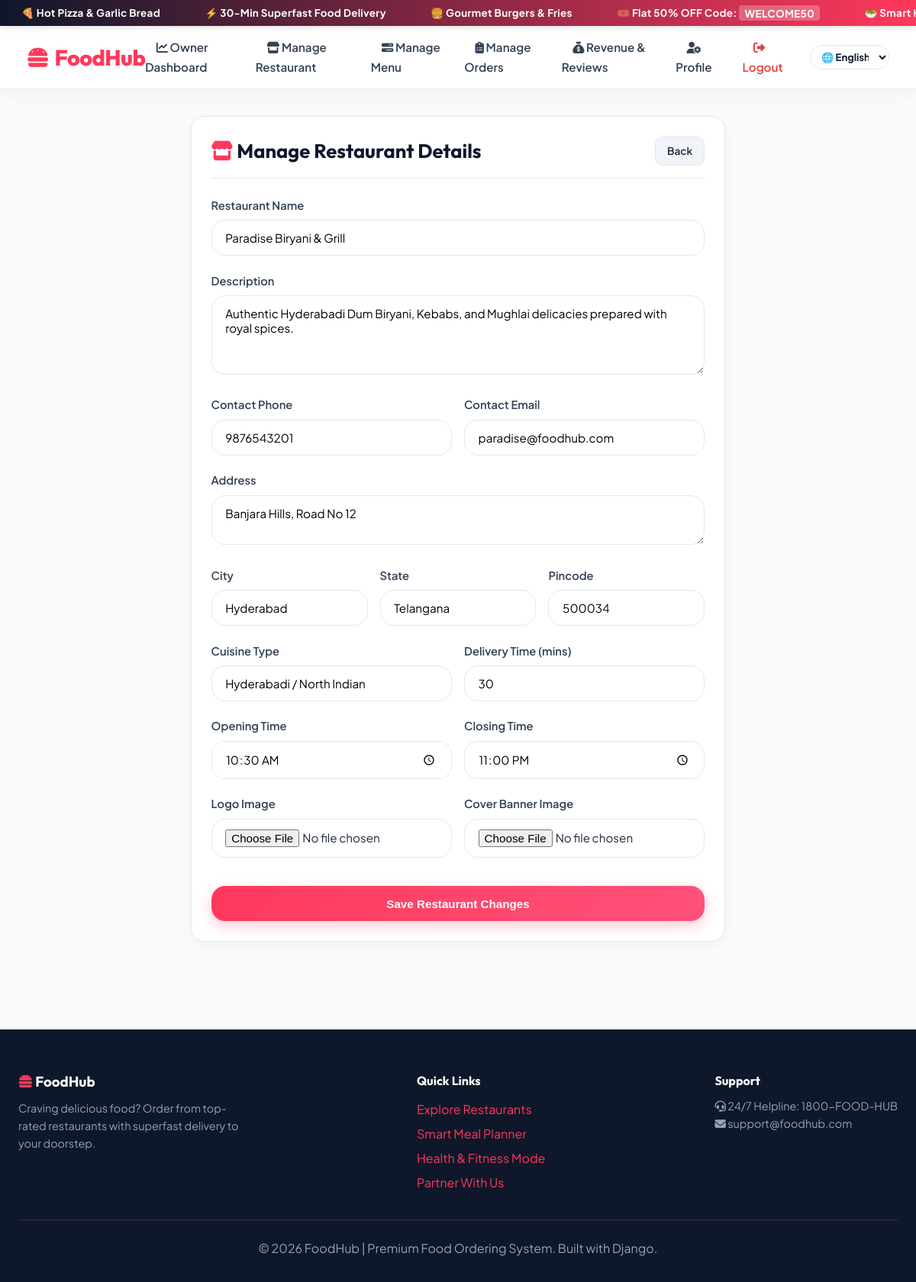
The app's page /restaurants/edit/ (signed in) with its own data.
### restaurants/models.py (models this page shows, shortened)
class Restaurant(models.Model):
    STATUS_CHOICES = [
        ("Pending", "Pending"),
        ("Approved", "Approved"),
        ("Rejected", "Rejected"),
    ]
    owner = models.ForeignKey(
        settings.AUTH_USER_MODEL,
        on_delete=models.CASCADE,
        related_name="restaurants"
    )
    restaurant_name = models.CharField(max_length=150)
    description = models.TextField()
    phone = models.CharField(max_length=15)
    email = models.EmailField()
    address = models.TextField()
    city = models.CharField(max_length=100)
    state = models.CharField(max_length=100)
    pincode = models.CharField(max_length=10)
    cuisine = models.CharField(max_length=100)
    opening_time = models.TimeField()
    closing_time = models.TimeField()
    minimum_order = models.DecimalField(
        max_digits=8,
        decimal_places=2,
        default=0
    )
    delivery_time = models.PositiveIntegerField(
        help_text="Delivery time in minutes"
    )
    logo = models.ImageField(
        upload_to="restaurant/logo/",
        blank=True,
        null=True
    )
    cover_image = models.ImageField(
        upload_to="restaurant/cover/",
        blank=True,
        null=True
    )
    fssai_license = models.FileField(
        upload_to="restaurant/licenses/",
        blank=True,
        null=True
    )
    gst_number = models.CharField(
        max_length=30,
        blank=True
    )
    rating = models.DecimalField(
        max_digits=2,
        decimal_places=1,
        default=0
    )
    status = models.CharField(
        max_length=20,
        choices=STATUS_CHOICES,
        default="Pending"
    )
    created_at = models.DateTimeField(auto_now_add=True)

### restaurants/views.py (the view)
# urls.py: path("edit/", views.edit_restaurant, name="edit_restaurant"),
@login_required
def edit_restaurant(request):
    restaurant = Restaurant.objects.filter(owner=request.user).first()
    if not restaurant and request.user.is_superuser:
        restaurant = Restaurant.objects.first()
    if not restaurant:
        messages.warning(request, "Please register your restaurant first.")
        return redirect("register_restaurant")
    if request.method == "POST":
        form = RestaurantRegistrationForm(request.POST, request.FILES, instance=restaurant)
        if form.is_valid():
            rest = form.save(commit=False)
            rest.status = "Approved"
            rest.save()
            messages.success(request, "Restaurant details updated successfully!")
            return redirect("restaurant_dashboard")
    else:
        form = RestaurantRegistrationForm(instance=restaurant)
    return render(
        request,
        "restaurants/edit_restaurant.html",
        {"form": form, "restaurant": restaurant}
    )

### cart/context_processors.py (called while the page is built)
def cart_context(request):
    try:
        cart = get_or_create_cart(request)
        return {
            'cart': cart,
            'cart_count': cart.get_total_quantity,
            'cart_subtotal': cart.get_subtotal,
            'cart_restaurant': cart.get_restaurant,
        }
    except Exception:
        return {
            'cart': None,
            'cart_count': 0,
            'cart_subtotal': 0,
            'cart_restaurant': None,
        }

### cart/models.py (called while the page is built)
    @property
    def get_total_quantity(self):
        return sum(item.quantity for item in self.items.all())

    @property
    def get_subtotal(self):
        return float(sum(item.get_cost for item in self.items.all()))

    @property
    def get_restaurant(self):
        first_item = self.items.first()
        if first_item and first_item.menu_item:
            return first_item.menu_item.restaurant
        return None

### templates/restaurants/edit_restaurant.html (shortened to what this page needs)
{% extends 'base.html' %}
{% block content %}
<div style="max-width: 700px; margin: 0 auto;" class="card">
    <div style="display: flex; justify-content: space-between; align-items: center; margin-bottom: 1.5rem; padding-bottom: 1rem; border-bottom: 1px solid var(--border-color);">
        <h1 style="font-size: 1.6rem;"><i class="fa-solid fa-store" style="color: var(--primary-color);"></i> Manage Restaurant Details</h1>
        <a href="{% url 'restaurant_dashboard' %}" class="btn btn-secondary btn-sm">Back</a>
    </div>
    <form method="POST" enctype="multipart/form-data">
        <div class="form-group">
            <label>Restaurant Name</label>
            {{ form.restaurant_name }}
        </div>
        <div class="form-group">
            <label>Description</label>
            {{ form.description }}
        </div>
        <div style="display: grid; grid-template-columns: 1fr 1fr; gap: 1rem;">
            <div class="form-group">
                <label>Contact Phone</label>
                {{ form.phone }}
            </div>
            <div class="form-group">
                <label>Contact Email</label>
                {{ form.email }}
            </div>
        </div>
        <div class="form-group">
            <label>Address</label>
            {{ form.address }}
        </div>
        <div style="display: grid; grid-template-columns: 1fr 1fr 1fr; gap: 1rem;">
            <div class="form-group">
                <label>City</label>
                {{ form.city }}
            </div>
            <div class="form-group">
                <label>State</label>
                {{ form.state }}
            </div>
            <div class="form-group">
                <label>Pincode</label>
                {{ form.pincode }}
            </div>
        </div>
        <div style="display: grid; grid-template-columns: 1fr 1fr; gap: 1rem;">
            <div class="form-group">
                <label>Cuisine Type</label>
                {{ form.cuisine }}
            </div>
            <div class="form-group">
                <label>Delivery Time (mins)</label>
                {{ form.delivery_time }}
            </div>
        </div>
        <div style="display: grid; grid-template-columns: 1fr 1fr; gap: 1rem;">
            <div class="form-group">
                <label>Opening Time</label>
                {{ form.opening_time }}
            </div>
            <div class="form-group">
                <label>Closing Time</label>
                {{ form.closing_time }}
            </div>
        </div>
        <div style="display: grid; grid-template-columns: 1fr 1fr; gap: 1rem;">
            <div class="form-group">
                <label>Logo Image</label>
                {{ form.logo }}
            </div>
            <div class="form-group">
                <label>Cover Banner Image</label>
                {{ form.cover_image }}
            </div>
        </div>
        <button type="submit" class="btn btn-primary btn-block" style="padding: 0.9rem; margin-top: 1rem;">
            Save Restaurant Changes
        </button>
    </form>
</div>
{% endblock %}

### static/css/style.css (style rules this page uses)
:root { --primary-color: #ff385c; --primary-hover: #e00b41; --primary-light: #fff0f3; --secondary-color: #f59e0b; --dark-color: #0f172a; --card-bg: #ffffff; --bg-color: #f8fafc; --text-color: #1e293b; --text-muted: #64748b; --border-color: #e2e8f0; --success-color: #10b981; --warning-color: #f59e0b; --danger-color: #ef4444; --glass-bg: rgba(255, 255, 255, 0.94); --glass-border: rgba(226, 232, 240, 0.8); --shadow-sm: 0 4px 14px rgba(15, 23, 42, 0.04); --shadow-md: 0 12px 32px rgba(15, 23, 42, 0.08); --shadow-lg: 0 20px 50px rgba(15, 23, 42, 0.14); --radius-sm: 10px; --radius-md: 18px; --radius-lg: 32px; --radius-full: 9999px; --transition: all 0.3s cubic-bezier(0.4, 0, 0.2, 1); }
* { margin: 0; padding: 0; box-sizing: border-box; }
body { font-family: 'Plus Jakarta Sans', -apple-system, BlinkMacSystemFont, sans-serif; background-color: var(--bg-color); color: var(--text-color); line-height: 1.6; min-height: 100vh; display: flex; flex-direction: column; }
h1, h2, h3, h4, h5, h6 { font-family: 'Outfit', sans-serif; font-weight: 700; color: var(--dark-color); line-height: 1.25; }
a { text-decoration: none; color: inherit; transition: var(--transition); }
.btn { display: inline-flex; align-items: center; justify-content: center; gap: 0.55rem; padding: 0.75rem 1.6rem; font-size: 0.95rem; font-weight: 600; border-radius: var(--radius-md); border: none; cursor: pointer; transition: var(--transition); text-decoration: none; }
.btn-primary { background: linear-gradient(135deg, var(--primary-color), #ff527b); color: #ffffff; box-shadow: 0 6px 18px rgba(255, 56, 92, 0.28); }
.btn-secondary { background: #f1f5f9; color: #1e293b; border: 1px solid #e2e8f0; }
.btn-sm { padding: 0.45rem 0.95rem; font-size: 0.85rem; border-radius: var(--radius-sm); }
.btn-block { width: 100%; }
.card { background: var(--card-bg); border-radius: var(--radius-md); border: 1px solid var(--border-color); box-shadow: var(--shadow-sm); padding: 1.6rem; transition: var(--transition); }
.form-group { margin-bottom: 1.35rem; }
.form-group label { display: block; font-weight: 600; margin-bottom: 0.45rem; color: #334155; font-size: 0.92rem; }
.form-control { width: 100%; padding: 0.8rem 1.1rem; font-size: 0.95rem; border: 1.5px solid var(--border-color); border-radius: var(--radius-md); background-color: #ffffff; transition: var(--transition); outline: none; font-family: inherit; }

### records on screen
Restaurant: restaurant_name "Paradise Biryani & Grill", description "Authentic Hyderabadi Dum Biryani, Kebabs, and Mughlai delicacies prepared with royal spices.", phone "9876543201", email "paradise@foodhub.com", address "Banjara Hills, Road No 12", city "Hyderabad", state "Telangana", pincode "500034", cuisine "Hyderabadi / North Indian", delivery_time "30", opening_time "10:30:00", closing_time "23:00:00"
